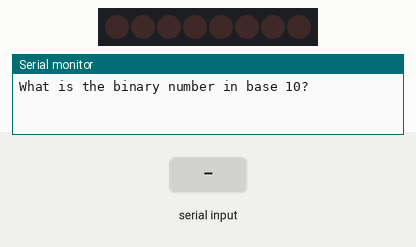
This sketch was run on a simulated Arduino Uno, built with avr-gcc and run on an emulated ATmega328P. Parts: 8 shift-register outputs drawn as a row of LEDs (first output left, lit = HIGH), the last lines printed to the serial monitor. Wiring (inferred from the names in the program): shift register (74HC595): data pin 6; shift clock pin 10; latch pin 8. Wiring (inferred from the signals the program sends): row of LEDs: on Q0, Q1, Q2, Q3, Q4, Q5, Q6, Q7. The inputs (shaded band) are chosen by the test bench. Random numbers use the default seed unless the sketch sets one.

Above: at 1.2 s.
1.3 s: "90,45\n" received over Serial
At 2.0 s:
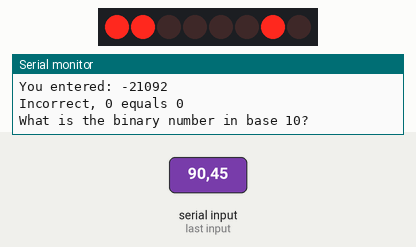
2.8 s: "30,150\n" received over Serial
At 3.4 s:
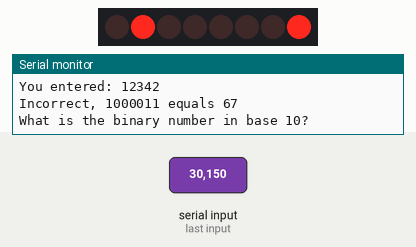
4.3 s: "0\n" received over Serial
At 4.8 s:
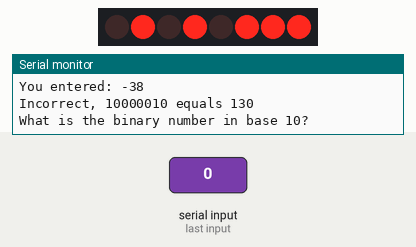
5.8 s: "5\n" received over Serial
At 7.0 s:
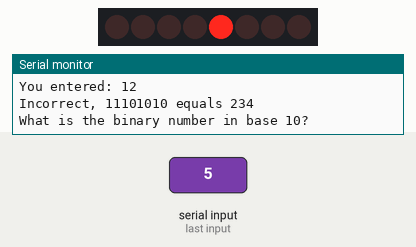
7.3 s: "90\n" received over Serial
At 8.5 s:
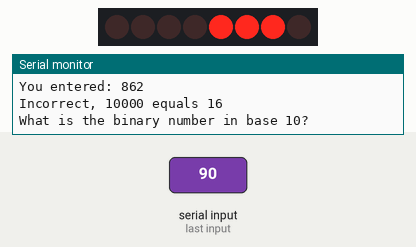
8.8 s: "200\n" received over Serial
At 9.8 s:
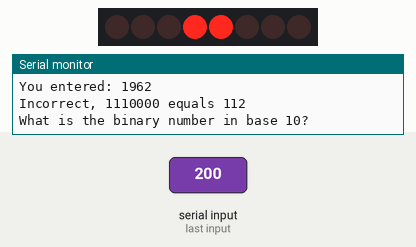
Timing chart, 0 to 11.3 s (numbered marks = the images above; inputs shaded):
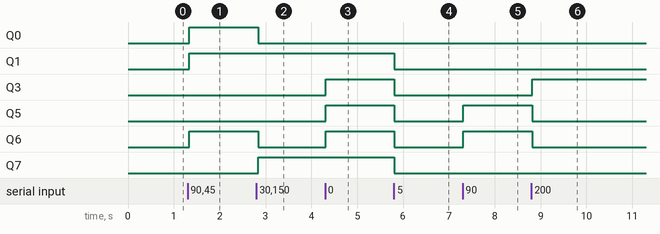

Measured:
- after the input at 1.3 s, Q0, Q1, Q6: LOW → HIGH at once
- after the input at 2.8 s, Q0, Q6: HIGH → LOW at once; Q7: LOW → HIGH at once
- after the input at 4.3 s, Q3, Q5, Q6: LOW → HIGH at once
- after the input at 5.8 s, Q1, Q3, Q5–7: HIGH → LOW at once
- after the input at 7.3 s, Q5, Q6: LOW → HIGH at once
- after the input at 8.8 s, Q3: LOW → HIGH at once; Q5, Q6: HIGH → LOW at once

The sketch:

Binarygame.ino
```cpp
//Project 17 Binary Game
#define DATA 6    //pin 14 on chip
#define LATCH 8   //pin 12 on chip
#define CLOCK 10  //pin 11 on chip
//these are digital 10, 8, and 6 PWM

int number = 0;
int answer = 0;

void setup() {
  pinMode(LATCH, OUTPUT);       //set up pin output on chips
  pinMode(CLOCK, OUTPUT);
  pinMode(DATA, OUTPUT);
  Serial.begin(9600);
  randomSeed(analogRead(0));    //starts rand # generator
  displayNumber(0);             //clears LED's
}

void displayNumber(byte a){
  digitalWrite(LATCH, LOW);     //send byte to displayed LED
  shiftOut(DATA, CLOCK, MSBFIRST, a);
  digitalWrite(LATCH, HIGH);
}

void getAnswer(){
  int z = 0;
  Serial.flush();
  while (Serial.available() == 0){
    //does nothing until serail number comes in.
  }
  while (Serial.available() > 0)
  {
    //move digit to the next coloumn. (1 become 10)
    answer = answer * 10;
    //read next number enterd in serial, subtracting 0 for an int value
    z = Serial.read() - '0';
    //add digit to current value
    answer = answer + z;
    delay(5);         //Short delay for Serial.available
  }
  Serial.print("You entered: ");
  Serial.println(answer);
}

void checkAnswer()
{
  //checks answer displaying result
  if (answer == number){
    Serial.print("correct! ");
    Serial.print(answer, BIN);
    Serial.print(" equals ");
    Serial.println(number);
    Serial.println();
  }
  else{
    Serial.print("Incorrect, ");
    Serial.print(number, BIN);
    Serial.print(" equals ");
    Serial.println(number);
    Serial.println();
  }
answer = 0;
//delay(10000);
}

void loop() {
  number =random(256);
  displayNumber(number);
  Serial.println("What is the binary number in base 10? ");
  getAnswer();
  checkAnswer();
}
```
